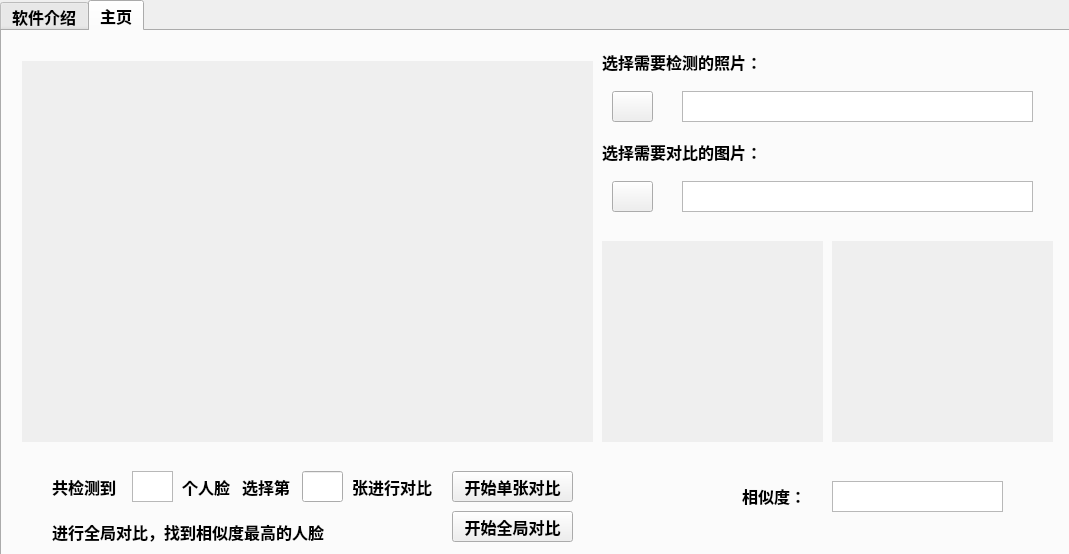
<?xml version="1.0" encoding="UTF-8"?>
<ui version="4.0">
 <class>MainWindow</class>
 <widget class="QMainWindow" name="MainWindow">
  <property name="geometry">
   <rect>
    <x>0</x>
    <y>0</y>
    <width>1069</width>
    <height>554</height>
   </rect>
  </property>
  <property name="minimumSize">
   <size>
    <width>1069</width>
    <height>554</height>
   </size>
  </property>
  <property name="maximumSize">
   <size>
    <width>1069</width>
    <height>554</height>
   </size>
  </property>
  <property name="windowTitle">
   <string>MainWindow</string>
  </property>
  <widget class="QWidget" name="centralWidget">
   <widget class="QTabWidget" name="tabWidget">
    <property name="geometry">
     <rect>
      <x>0</x>
      <y>0</y>
      <width>1071</width>
      <height>561</height>
     </rect>
    </property>
    <property name="font">
     <font>
      <pointsize>12</pointsize>
      <weight>75</weight>
      <bold>true</bold>
     </font>
    </property>
    <property name="currentIndex">
     <number>1</number>
    </property>
    <widget class="QWidget" name="tab">
     <attribute name="title">
      <string>软件介绍</string>
     </attribute>
    </widget>
    <widget class="QWidget" name="tab_2">
     <attribute name="title">
      <string>主页</string>
     </attribute>
     <widget class="QLabel" name="label">
      <property name="geometry">
       <rect>
        <x>600</x>
        <y>20</y>
        <width>171</width>
        <height>21</height>
       </rect>
      </property>
      <property name="text">
       <string>选择需要检测的照片：</string>
      </property>
     </widget>
     <widget class="QPushButton" name="pushButton">
      <property name="geometry">
       <rect>
        <x>610</x>
        <y>60</y>
        <width>41</width>
        <height>31</height>
       </rect>
      </property>
      <property name="styleSheet">
       <string notr="true">border-image: url(:/新前缀/3.webp);</string>
      </property>
      <property name="text">
       <string/>
      </property>
     </widget>
     <widget class="QPushButton" name="pushButton_2">
      <property name="geometry">
       <rect>
        <x>610</x>
        <y>150</y>
        <width>41</width>
        <height>31</height>
       </rect>
      </property>
      <property name="styleSheet">
       <string notr="true">border-image: url(:/新前缀/3.webp);</string>
      </property>
      <property name="text">
       <string/>
      </property>
     </widget>
     <widget class="QLabel" name="label_2">
      <property name="geometry">
       <rect>
        <x>600</x>
        <y>110</y>
        <width>171</width>
        <height>21</height>
       </rect>
      </property>
      <property name="text">
       <string>选择需要对比的图片：</string>
      </property>
     </widget>
     <widget class="QLabel" name="label_3">
      <property name="geometry">
       <rect>
        <x>740</x>
        <y>450</y>
        <width>71</width>
        <height>30</height>
       </rect>
      </property>
      <property name="text">
       <string>相似度：</string>
      </property>
     </widget>
     <widget class="QLabel" name="label_4">
      <property name="geometry">
       <rect>
        <x>50</x>
        <y>440</y>
        <width>121</width>
        <height>31</height>
       </rect>
      </property>
      <property name="text">
       <string>共检测到</string>
      </property>
     </widget>
     <widget class="QLabel" name="label_5">
      <property name="geometry">
       <rect>
        <x>180</x>
        <y>440</y>
        <width>61</width>
        <height>31</height>
       </rect>
      </property>
      <property name="text">
       <string>个人脸</string>
      </property>
     </widget>
     <widget class="QLabel" name="label_6">
      <property name="geometry">
       <rect>
        <x>240</x>
        <y>440</y>
        <width>51</width>
        <height>31</height>
       </rect>
      </property>
      <property name="text">
       <string>选择第</string>
      </property>
     </widget>
     <widget class="QLabel" name="label_7">
      <property name="geometry">
       <rect>
        <x>350</x>
        <y>440</y>
        <width>91</width>
        <height>31</height>
       </rect>
      </property>
      <property name="text">
       <string>张进行对比</string>
      </property>
     </widget>
     <widget class="QPushButton" name="pushButton_3">
      <property name="geometry">
       <rect>
        <x>450</x>
        <y>440</y>
        <width>121</width>
        <height>31</height>
       </rect>
      </property>
      <property name="text">
       <string>开始单张对比</string>
      </property>
     </widget>
     <widget class="QLabel" name="label_8">
      <property name="geometry">
       <rect>
        <x>50</x>
        <y>490</y>
        <width>301</width>
        <height>21</height>
       </rect>
      </property>
      <property name="text">
       <string>进行全局对比，找到相似度最高的人脸</string>
      </property>
     </widget>
     <widget class="QPushButton" name="pushButton_4">
      <property name="geometry">
       <rect>
        <x>450</x>
        <y>480</y>
        <width>121</width>
        <height>31</height>
       </rect>
      </property>
      <property name="text">
       <string>开始全局对比</string>
      </property>
     </widget>
     <widget class="QLabel" name="label_9">
      <property name="geometry">
       <rect>
        <x>20</x>
        <y>30</y>
        <width>571</width>
        <height>381</height>
       </rect>
      </property>
      <property name="autoFillBackground">
       <bool>true</bool>
      </property>
      <property name="text">
       <string/>
      </property>
     </widget>
     <widget class="QLabel" name="label_10">
      <property name="geometry">
       <rect>
        <x>600</x>
        <y>210</y>
        <width>221</width>
        <height>201</height>
       </rect>
      </property>
      <property name="autoFillBackground">
       <bool>true</bool>
      </property>
      <property name="text">
       <string/>
      </property>
     </widget>
     <widget class="QLabel" name="label_11">
      <property name="geometry">
       <rect>
        <x>830</x>
        <y>210</y>
        <width>221</width>
        <height>201</height>
       </rect>
      </property>
      <property name="autoFillBackground">
       <bool>true</bool>
      </property>
      <property name="text">
       <string/>
      </property>
     </widget>
     <widget class="QTextBrowser" name="textBrowser">
      <property name="geometry">
       <rect>
        <x>680</x>
        <y>60</y>
        <width>351</width>
        <height>31</height>
       </rect>
      </property>
     </widget>
     <widget class="QTextBrowser" name="textBrowser_2">
      <property name="geometry">
       <rect>
        <x>680</x>
        <y>150</y>
        <width>351</width>
        <height>31</height>
       </rect>
      </property>
     </widget>
     <widget class="QTextBrowser" name="textBrowser_3">
      <property name="geometry">
       <rect>
        <x>130</x>
        <y>440</y>
        <width>41</width>
        <height>31</height>
       </rect>
      </property>
     </widget>
     <widget class="QLineEdit" name="lineEdit">
      <property name="geometry">
       <rect>
        <x>300</x>
        <y>440</y>
        <width>41</width>
        <height>31</height>
       </rect>
      </property>
     </widget>
     <widget class="QTextBrowser" name="textBrowser_4">
      <property name="geometry">
       <rect>
        <x>830</x>
        <y>450</y>
        <width>171</width>
        <height>31</height>
       </rect>
      </property>
     </widget>
    </widget>
   </widget>
  </widget>
 </widget>
 <resources>
  <include location="res2.qrc"/>
 </resources>
 <connections/>
</ui>
